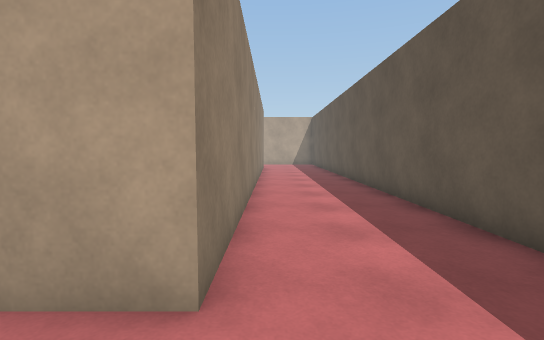
View 1 (above)

19 first-person views from a walk through a Unity game level. The camera is 1.3 m above the floor, tilts 4° down and sees 85° across. Doors are open. The floor is counted in squares, 1 m on a side. Each view is taken from the middle of a square. On the plan, view 1 faces up. The plan holds only what a view shows up to about 14 squares ahead; the rest is blank. The place goes on beyond the plan. The player is left out. Surface patterns are stand-ins for the level's own textures.

View 2
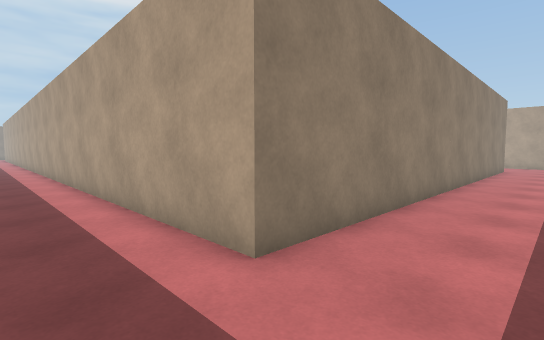

View 3
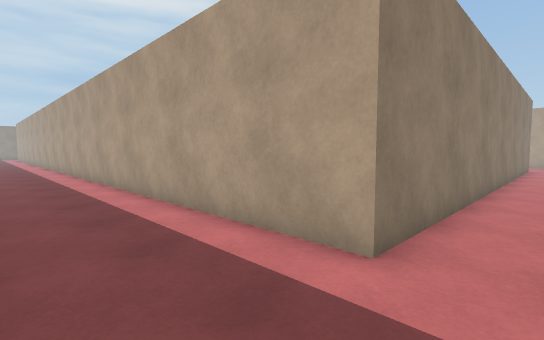

View 4
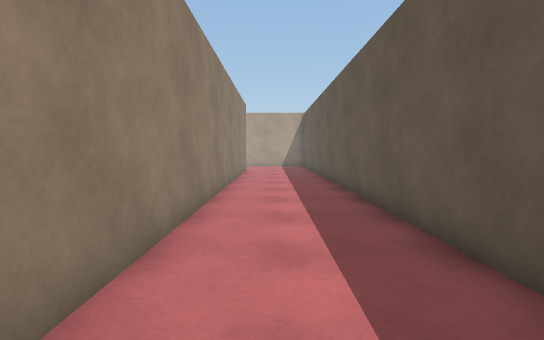

View 5
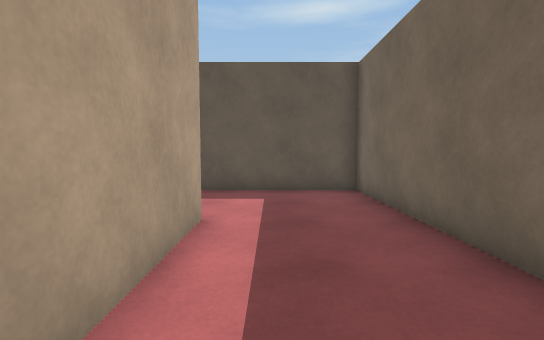

View 6
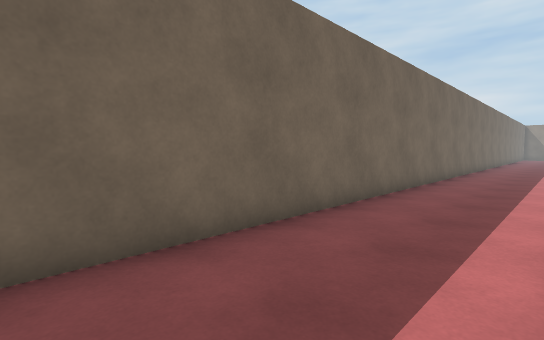

View 7
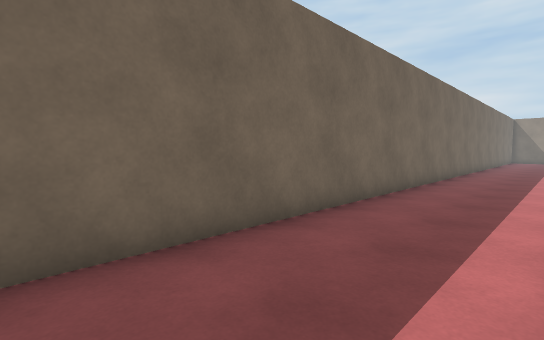

View 8
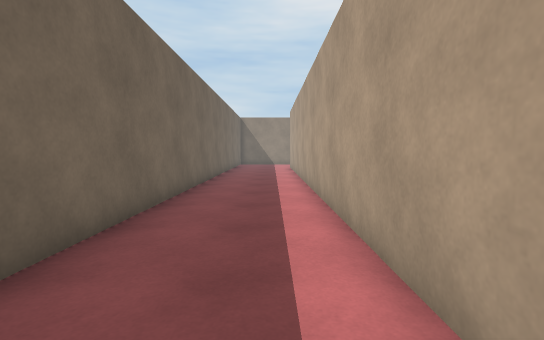

View 9
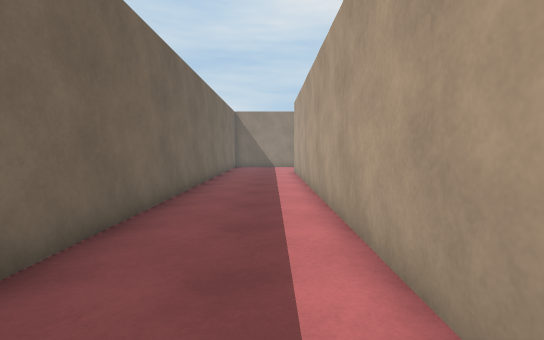

View 10
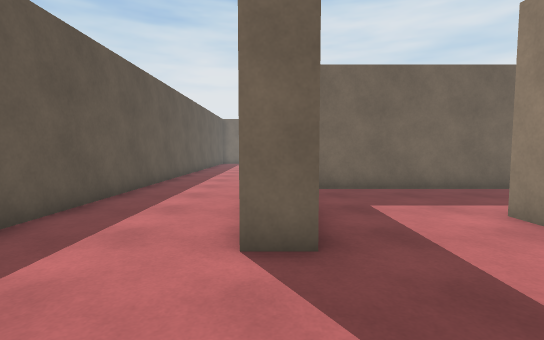

View 11
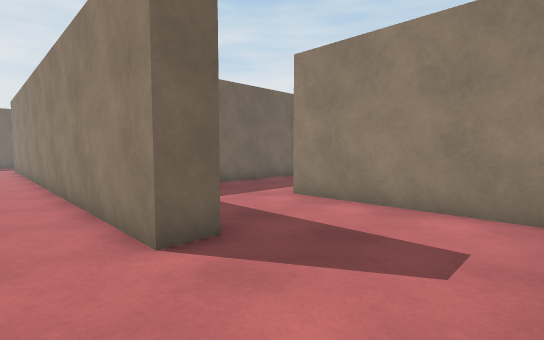

View 12
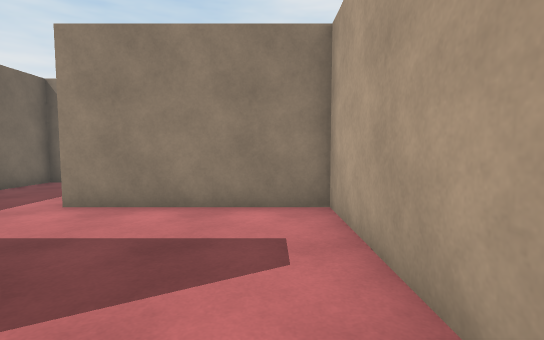

View 13
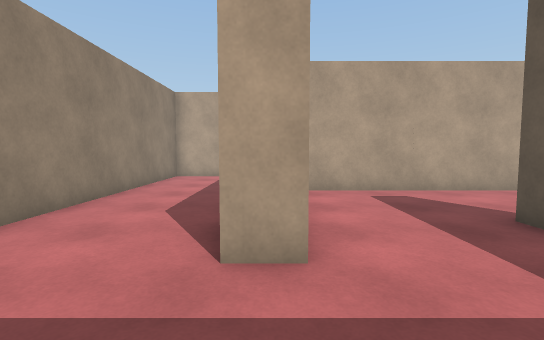

View 14
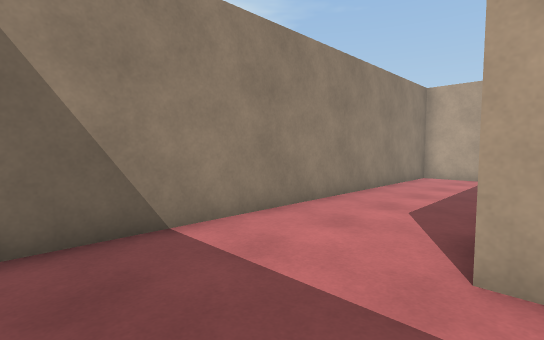

View 15
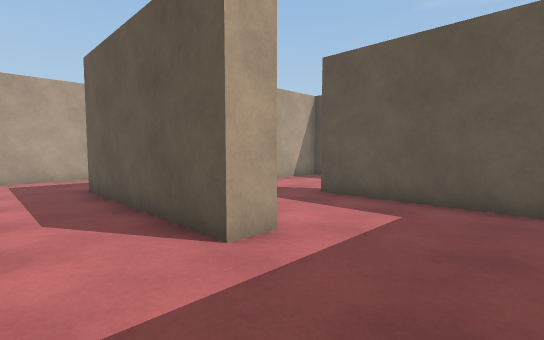

View 16
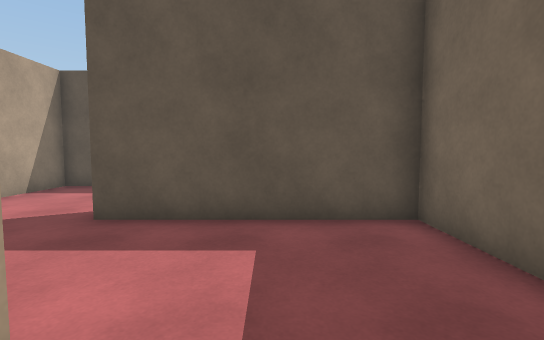

View 17
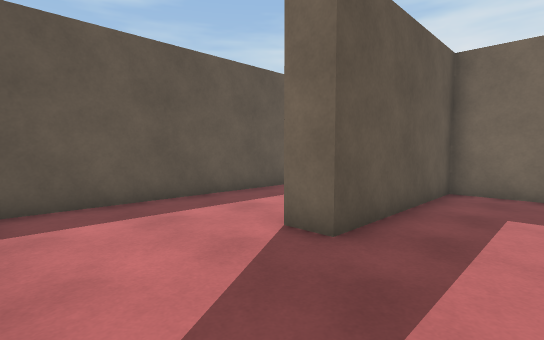

View 18
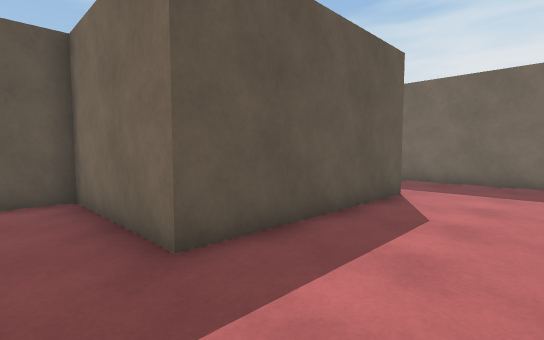

View 19
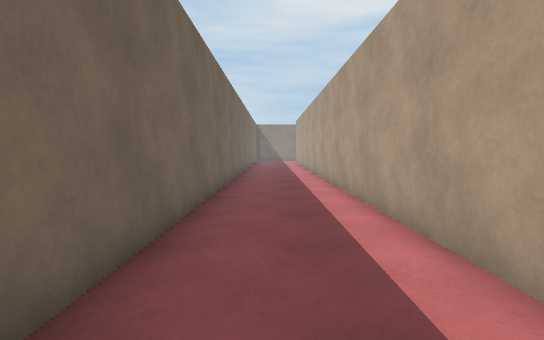

### Floor plan
Points are (right, up) in squares from view 1. A wall is a line through its corners. A room is listed if a view was taken in it or the views show most of it. See-through windows are left out.
Room 1 (views 1, 2, 3, 4, 5, 6, 7, 8, 9, 19)
walls: (-0.6, 16.6) (-0.6, 2.3) (-37.8, 2.3); (-38, -1.7) (3.4, -1.7) (3.4, 16.6)
ways out: open door at (1.5, 16.5) to room 2
Room 2 (views 10, 11, 12, 13, 14, 15, 16, 17, 18)
walls: (3.4, 16.6) (3.4, 25.3) (-5.6, 25.3) (-5.6, 19.3) (-6.6, 19.3) (-6.6, 26.3) (-1.6, 26.3) (-1.6, 27.8); (-10.6, 28.5) (-10.6, 15.3) (-1.6, 15.3) (-1.6, 21.3) (-0.6, 21.3) (-0.6, 16.6)
ways out: open door at (1.5, 16.5) to room 1

Where each view was taken, in squares from view 1:
view 1: 0 up, 0 right, facing up
view 2: 0 up, 2 right, facing up-left
view 3: 1 down, 1 right, facing up-left
view 4: 3 up, 1 right, facing up
view 5: 1 up, 6 left, facing right
view 6: 2 up, 1 left, facing down-left
view 7: 2 up, 11 left, facing down-left
view 8: 1 up, 20 left, facing left
view 9: 1 up, 24 left, facing left
view 10: 25 up, 1 left, facing down
view 11: 25 up, 1 right, facing down-left
view 12: 24 up, 1 right, facing left
view 13: 16 up, 6 left, facing up
view 14: 16 up, 6 left, facing up-left
view 15: 16 up, 9 left, facing up-right
view 16: 18 up, 7 left, facing right
view 17: 25 up, 4 left, facing down-right
view 18: 28 up, 10 left, facing down-right
view 19: 0 up, 13 left, facing left
